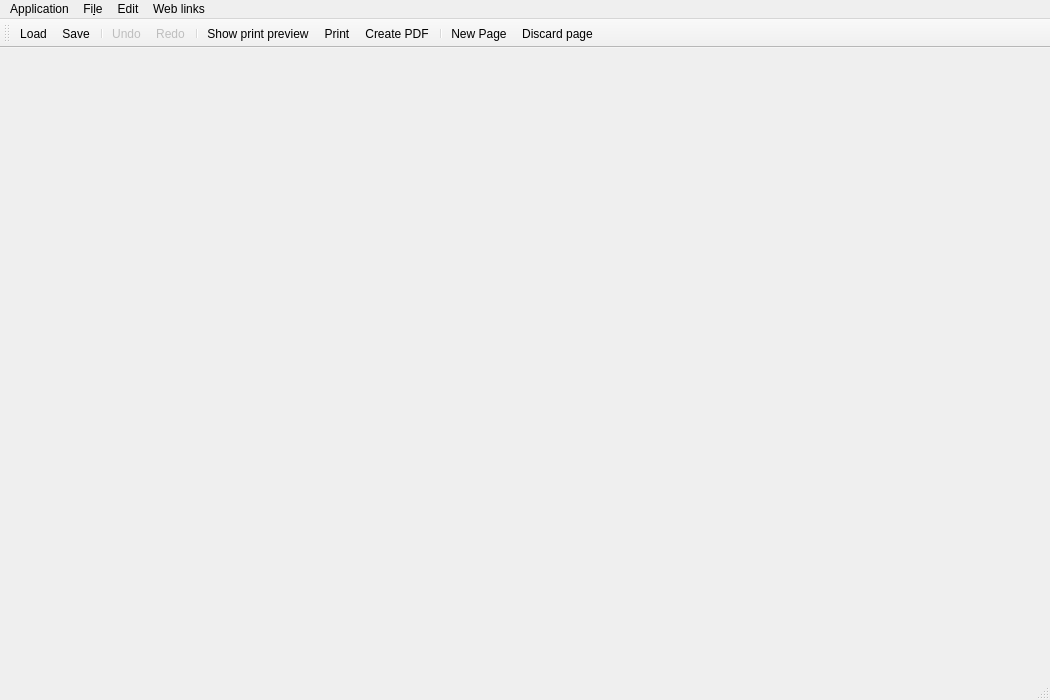
<?xml version="1.0" encoding="UTF-8"?>
<ui version="4.0">
 <class>MainWindow</class>
 <widget class="QMainWindow" name="MainWindow">
  <property name="geometry">
   <rect>
    <x>0</x>
    <y>0</y>
    <width>1050</width>
    <height>700</height>
   </rect>
  </property>
  <property name="windowTitle">
   <string>MTGProxyPrinter</string>
  </property>
  <property name="toolButtonStyle">
   <enum>Qt::ToolButtonStyle::ToolButtonFollowStyle</enum>
  </property>
  <widget class="CentralWidget" name="central_widget"/>
  <widget class="QMenuBar" name="menubar">
   <property name="geometry">
    <rect>
     <x>0</x>
     <y>0</y>
     <width>1050</width>
     <height>30</height>
    </rect>
   </property>
   <widget class="QMenu" name="menu_file">
    <property name="title">
     <string>Fi&amp;le</string>
    </property>
    <widget class="QMenu" name="menu_export">
     <property name="title">
      <string>Export</string>
     </property>
     <property name="icon">
      <iconset theme="document-export"/>
     </property>
     <addaction name="action_print_pdf"/>
     <addaction name="action_export_png"/>
     <addaction name="action_export_cut_template"/>
     <addaction name="separator"/>
     <addaction name="action_export_card_images"/>
    </widget>
    <addaction name="action_new_document"/>
    <addaction name="action_load_document"/>
    <addaction name="action_save_document"/>
    <addaction name="action_save_as"/>
    <addaction name="separator"/>
    <addaction name="action_print_preview"/>
    <addaction name="action_print"/>
    <addaction name="menu_export"/>
    <addaction name="separator"/>
    <addaction name="action_import_deck_list"/>
    <addaction name="action_add_custom_cards"/>
   </widget>
   <widget class="QMenu" name="menu_application">
    <property name="title">
     <string>Application</string>
    </property>
    <addaction name="action_show_settings"/>
    <addaction name="action_show_toolbar"/>
    <addaction name="action_download_card_data"/>
    <addaction name="action_cleanup_local_image_cache"/>
    <addaction name="separator"/>
    <addaction name="action_show_changelog"/>
    <addaction name="action_show_about_dialog"/>
    <addaction name="separator"/>
    <addaction name="action_quit"/>
   </widget>
   <widget class="QMenu" name="menu_edit">
    <property name="title">
     <string>Edit</string>
    </property>
    <addaction name="action_undo"/>
    <addaction name="action_redo"/>
    <addaction name="separator"/>
    <addaction name="action_edit_document_settings"/>
    <addaction name="action_compact_document"/>
    <addaction name="action_shuffle_document"/>
    <addaction name="action_download_missing_card_images"/>
    <addaction name="separator"/>
    <addaction name="action_new_page"/>
    <addaction name="action_add_empty_card"/>
    <addaction name="action_discard_page"/>
   </widget>
   <widget class="QMenu" name="menuWeb_links">
    <property name="title">
     <string>Web links</string>
    </property>
    <addaction name="action_web_source_code"/>
    <addaction name="action_web_source_code_github"/>
    <addaction name="action_web_project_on_pypi"/>
    <addaction name="separator"/>
    <addaction name="action_web_contribute_translations"/>
    <addaction name="action_web_kofi"/>
   </widget>
   <addaction name="menu_application"/>
   <addaction name="menu_file"/>
   <addaction name="menu_edit"/>
   <addaction name="menuWeb_links"/>
  </widget>
  <widget class="QStatusBar" name="statusbar"/>
  <widget class="QToolBar" name="toolBar">
   <property name="windowTitle">
    <string>Show toolbar</string>
   </property>
   <property name="toolButtonStyle">
    <enum>Qt::ToolButtonStyle::ToolButtonTextBesideIcon</enum>
   </property>
   <attribute name="toolBarArea">
    <enum>TopToolBarArea</enum>
   </attribute>
   <attribute name="toolBarBreak">
    <bool>false</bool>
   </attribute>
   <addaction name="action_load_document"/>
   <addaction name="action_save_document"/>
   <addaction name="separator"/>
   <addaction name="action_undo"/>
   <addaction name="action_redo"/>
   <addaction name="separator"/>
   <addaction name="action_print_preview"/>
   <addaction name="action_print"/>
   <addaction name="action_print_pdf"/>
   <addaction name="separator"/>
   <addaction name="action_new_page"/>
   <addaction name="action_discard_page"/>
  </widget>
  <action name="action_quit">
   <property name="icon">
    <iconset theme="application-exit"/>
   </property>
   <property name="text">
    <string>&amp;Quit</string>
   </property>
   <property name="shortcut">
    <string>Ctrl+Q</string>
   </property>
   <property name="menuRole">
    <enum>QAction::MenuRole::QuitRole</enum>
   </property>
  </action>
  <action name="action_print">
   <property name="icon">
    <iconset theme="document-print-direct"/>
   </property>
   <property name="text">
    <string>&amp;Print</string>
   </property>
   <property name="toolTip">
    <string>Print the current document</string>
   </property>
   <property name="shortcut">
    <string>Ctrl+P</string>
   </property>
  </action>
  <action name="action_print_preview">
   <property name="icon">
    <iconset theme="document-print-preview"/>
   </property>
   <property name="text">
    <string>&amp;Show print preview</string>
   </property>
   <property name="toolTip">
    <string>Show print preview window</string>
   </property>
  </action>
  <action name="action_print_pdf">
   <property name="icon">
    <iconset theme="viewpdf"/>
   </property>
   <property name="text">
    <string>&amp;Create PDF</string>
   </property>
   <property name="toolTip">
    <string>Create a PDF document</string>
   </property>
  </action>
  <action name="action_discard_page">
   <property name="icon">
    <iconset theme="document-close"/>
   </property>
   <property name="text">
    <string>Discard page</string>
   </property>
   <property name="toolTip">
    <string>Discard this page.</string>
   </property>
  </action>
  <action name="action_show_settings">
   <property name="icon">
    <iconset theme="configure"/>
   </property>
   <property name="text">
    <string>Settings</string>
   </property>
   <property name="menuRole">
    <enum>QAction::MenuRole::PreferencesRole</enum>
   </property>
  </action>
  <action name="action_download_card_data">
   <property name="icon">
    <iconset theme="edit-download"/>
   </property>
   <property name="text">
    <string>Update card data</string>
   </property>
  </action>
  <action name="action_new_page">
   <property name="icon">
    <iconset theme="document-new"/>
   </property>
   <property name="text">
    <string>New Page</string>
   </property>
   <property name="toolTip">
    <string>Add a new, empty page.</string>
   </property>
  </action>
  <action name="action_save_document">
   <property name="icon">
    <iconset theme="document-save"/>
   </property>
   <property name="text">
    <string>Save</string>
   </property>
   <property name="shortcut">
    <string>Ctrl+S</string>
   </property>
  </action>
  <action name="action_new_document">
   <property name="icon">
    <iconset theme="document-replace"/>
   </property>
   <property name="text">
    <string>New</string>
   </property>
   <property name="shortcut">
    <string>Ctrl+N</string>
   </property>
  </action>
  <action name="action_load_document">
   <property name="icon">
    <iconset theme="document-open"/>
   </property>
   <property name="text">
    <string>Load</string>
   </property>
   <property name="shortcut">
    <string>Ctrl+L</string>
   </property>
  </action>
  <action name="action_save_as">
   <property name="icon">
    <iconset theme="document-save-as"/>
   </property>
   <property name="text">
    <string>Save as …</string>
   </property>
  </action>
  <action name="action_show_about_dialog">
   <property name="text">
    <string>About …</string>
   </property>
   <property name="menuRole">
    <enum>QAction::MenuRole::AboutRole</enum>
   </property>
  </action>
  <action name="action_show_changelog">
   <property name="text">
    <string>Show Changelog</string>
   </property>
  </action>
  <action name="action_compact_document">
   <property name="icon">
    <iconset theme="format-align-vertical-top"/>
   </property>
   <property name="text">
    <string>Compact document</string>
   </property>
   <property name="toolTip">
    <string>Minimize page count: Fill empty slots on pages by moving cards from the end of the document</string>
   </property>
  </action>
  <action name="action_edit_document_settings">
   <property name="icon">
    <iconset theme="document-properties"/>
   </property>
   <property name="text">
    <string>Edit document settings</string>
   </property>
   <property name="toolTip">
    <string>Configure page size, margins, image spacings for the currently edited document.</string>
   </property>
  </action>
  <action name="action_import_deck_list">
   <property name="icon">
    <iconset theme="document-import"/>
   </property>
   <property name="text">
    <string>Import deck list</string>
   </property>
   <property name="toolTip">
    <string>Import a deck list from online sources</string>
   </property>
  </action>
  <action name="action_cleanup_local_image_cache">
   <property name="icon">
    <iconset theme="edit-clear-history"/>
   </property>
   <property name="text">
    <string>Cleanup card images</string>
   </property>
   <property name="toolTip">
    <string>Delete locally stored card images you no longer need.</string>
   </property>
  </action>
  <action name="action_show_toolbar">
   <property name="checkable">
    <bool>true</bool>
   </property>
   <property name="checked">
    <bool>true</bool>
   </property>
   <property name="text">
    <string>Show toolbar</string>
   </property>
   <property name="shortcut">
    <string>Ctrl+M</string>
   </property>
  </action>
  <action name="action_download_missing_card_images">
   <property name="icon">
    <iconset theme="edit-download"/>
   </property>
   <property name="text">
    <string>Download missing card images</string>
   </property>
  </action>
  <action name="action_shuffle_document">
   <property name="icon">
    <iconset theme="shuffle"/>
   </property>
   <property name="text">
    <string>Shuffle document</string>
   </property>
   <property name="toolTip">
    <string>Randomly rearrange all card image.
If you want to quickly print a full deck for playing,
use this to reduce the initial deck shuffling required</string>
   </property>
  </action>
  <action name="action_undo">
   <property name="enabled">
    <bool>false</bool>
   </property>
   <property name="icon">
    <iconset theme="edit-undo"/>
   </property>
   <property name="text">
    <string>Undo</string>
   </property>
  </action>
  <action name="action_redo">
   <property name="enabled">
    <bool>false</bool>
   </property>
   <property name="icon">
    <iconset theme="edit-redo"/>
   </property>
   <property name="text">
    <string>Redo</string>
   </property>
  </action>
  <action name="action_add_empty_card">
   <property name="icon">
    <iconset theme="list-add"/>
   </property>
   <property name="text">
    <string>Add empty card to page</string>
   </property>
   <property name="toolTip">
    <string>Add an empty spacer filling a card slot</string>
   </property>
  </action>
  <action name="action_add_custom_cards">
   <property name="icon">
    <iconset theme="list-add"/>
   </property>
   <property name="text">
    <string>Add custom cards</string>
   </property>
  </action>
  <action name="action_export_png">
   <property name="icon">
    <iconset theme="document-export"/>
   </property>
   <property name="text">
    <string>Export as image sequence</string>
   </property>
   <property name="toolTip">
    <string>Export document as an image sequence</string>
   </property>
  </action>
  <action name="action_export_cut_template">
   <property name="icon">
    <iconset theme="document-export"/>
   </property>
   <property name="text">
    <string>Export current page cut template (SVG)…</string>
   </property>
   <property name="toolTip">
    <string>Export square card outlines at the document’s paper size. Registration marks and printer corrections are not included.</string>
   </property>
  </action>
  <action name="action_export_card_images">
   <property name="icon">
    <iconset theme="document-export"/>
   </property>
   <property name="text">
    <string>Export individual card images</string>
   </property>
   <property name="toolTip">
    <string>Export all card images to a directory</string>
   </property>
  </action>
  <action name="action_web_source_code">
   <property name="icon">
    <iconset theme="globe"/>
   </property>
   <property name="text">
    <string>Source Code</string>
   </property>
  </action>
  <action name="action_web_source_code_github">
   <property name="icon">
    <iconset theme="globe"/>
   </property>
   <property name="text">
    <string>Source Code (GitHub)</string>
   </property>
  </action>
  <action name="action_web_contribute_translations">
   <property name="icon">
    <iconset theme="translate"/>
   </property>
   <property name="text">
    <string>Contribute Translations</string>
   </property>
  </action>
  <action name="action_web_kofi">
   <property name="text">
    <string>Support development on Ko-Fi</string>
   </property>
  </action>
  <action name="action_web_project_on_pypi">
   <property name="icon">
    <iconset theme="globe"/>
   </property>
   <property name="text">
    <string>Project on PyPI</string>
   </property>
  </action>
 </widget>
 <customwidgets>
  <customwidget>
   <class>CentralWidget</class>
   <extends>QWidget</extends>
   <header>mtg_proxy_printer.ui.central_widget</header>
   <container>1</container>
  </customwidget>
 </customwidgets>
 <resources/>
 <connections>
  <connection>
   <sender>action_show_toolbar</sender>
   <signal>toggled(bool)</signal>
   <receiver>toolBar</receiver>
   <slot>setVisible(bool)</slot>
  </connection>
  <connection>
   <sender>toolBar</sender>
   <signal>visibilityChanged(bool)</signal>
   <receiver>action_show_toolbar</receiver>
   <slot>setChecked(bool)</slot>
  </connection>
 </connections>
</ui>
